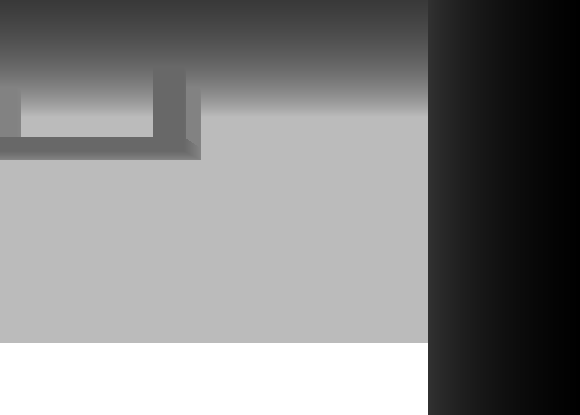
#> input picture Bimage.png, 580 x 415 px, found by its file name
$ python edgedetectiontesting.py   (older library calls are emulated)
#> lines starting #> are read from the running program, lines starting #| are printed output that depends on the picture
# -*- coding: utf-8 -*-
"""
Created on Wed Oct 12 16:51:20 2016

@author: Colin
"""

import os
from PIL import Image, ImageOps
import numpy as np
from scipy import ndimage, misc

def histeq(im,nbr_bins=256):
    """ Histogram equalization of a grayscale image. """
    # get image histogram
    imhist,bins = np.histogram(im.flatten(),nbr_bins,normed=True)
    cdf = imhist.cumsum() # cumulative distribution function
    cdf = 255 * cdf / cdf[-1] # normalize
    # use linear interpolation of cdf to find new pixel values
    im2 = np.interp(im.flatten(),bins[:-1],cdf)
    return im2.reshape(im.shape), cdf

try:
    os.remove('test1.png')
    os.remove('test2.png')
    os.remove('test3.png')
except:
    print('lol')

x = Image.open('Bimage.png', 'r')
#> x is the input picture: PIL image 580x415 L; min 0, max 255, mean 132.1

y = np.asarray(x.getdata(), dtype=np.float64).reshape((x.size[1], x.size[0]))


imx = np.zeros(y.shape)
imy = np.zeros(y.shape)
sigma = 1
ndimage.filters.gaussian_filter(y, (sigma,sigma), (0,2), imx)


misc.imsave('test1.png', imx)
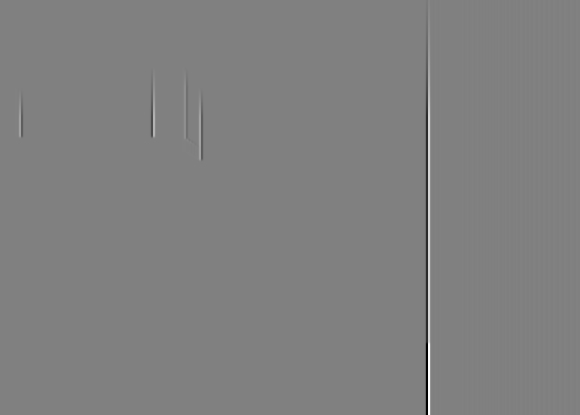
#> saved as test1.png: PIL image 580x415 L; min 0, max 255, mean 128

ndimage.filters.gaussian_filter(y, (sigma,sigma), (2,0), imy)

misc.imsave('test2.png', imy)
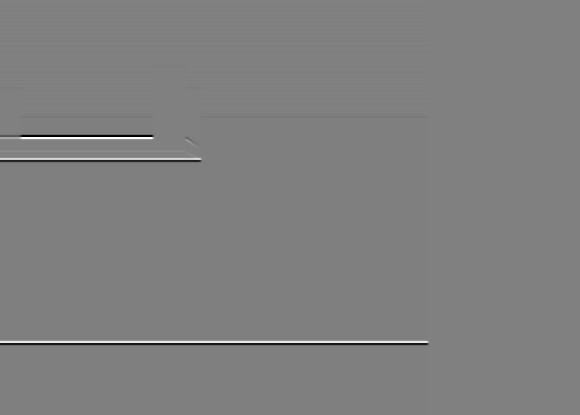
#> saved as test2.png: PIL image 580x415 L; min 0, max 255, mean 127.4

jkfd = (imx+imy)/2

jkfd,cdf = histeq(jkfd)
#> cdf = 256 values from 0.00106 to 255

misc.imsave('test3.png', jkfd)
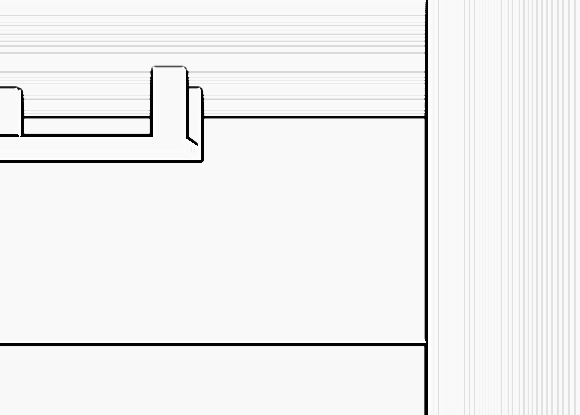
#> saved as test3.png: PIL image 580x415 L; min 0, max 255, mean 241.4
